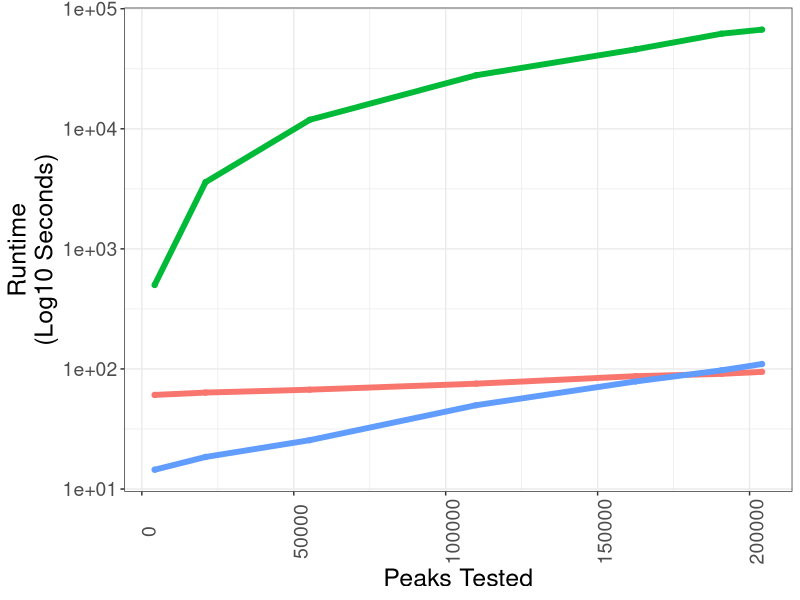

Recreate this plot in R.
##################################################################
##################################################################

### This script generates the runtime analyses

##################################################################
##################################################################

require(data.table)
require(ggplot2)
setwd('/home/jupyter/MOCHA_Manuscript/Fig3/panelC_Runtime/')

signac = fread('Seurat_RunTimeAnalysis.csv')
archr = fread('ArchR_RunTime.csv')
MOCHA = fread('MOCHA_runtime.csv')

### format 
signac = signac[, c('TotalPeaks','RunTime')]
signac$Model = 'Signac'

### 
archr$RunTime = archr$RunTime * 60
archr$TotalPeaks = archr$PeakNumber
archr$Model = 'ArchR'
archr = archr[, c('TotalPeaks','RunTime','Model')]

### 
MOCHA$TotalPeaks = MOCHA$PeaksTested
MOCHA = MOCHA[, c('TotalPeaks','RunTime','Model')]

### combined data
combined_df = rbind(archr, signac, MOCHA)
combined_df = combined_df[TotalPeaks > 4000]

combined_df$Model = factor(combined_df$Model,
                           levels=c('ArchR', 'Signac','MOCHA'))

pdf('panelC_runtime.pdf')
p <- ggplot(combined_df,
       aes(x=TotalPeaks,
           y=RunTime,
           col=Model,
           fill=Model)) + geom_point() +geom_line(size=2)+
  scale_y_continuous(trans='log10')+ylab('Runtime\n(Log10 Seconds)')+
  xlab('Peaks Tested')+theme_bw()+
  theme(legend.position = 'none', 
        axis.title.y = element_text(size=18),
        axis.title.x = element_text(size=18),
        strip.text.x = element_text(size=18),
        axis.text.x = element_text(size=14, angle = 90),
        axis.text.y = element_text(size=14),
  )
print(p)

dev.off()

get_ratios <- function(combined_df, ModelComparison){
  
  df = dplyr::left_join(combined_df, 
                        combined_df[Model==ModelComparison], 
                                    by='TotalPeaks')
  
  df$Ratio = df$RunTime.y/df$RunTime.x
  ratios= df$Ratio[df$Model.x=='MOCHA']
  return(ratios)
}

print(get_ratios(combined_df, 'Signac'))
print(get_ratios(combined_df, 'ArchR') )
